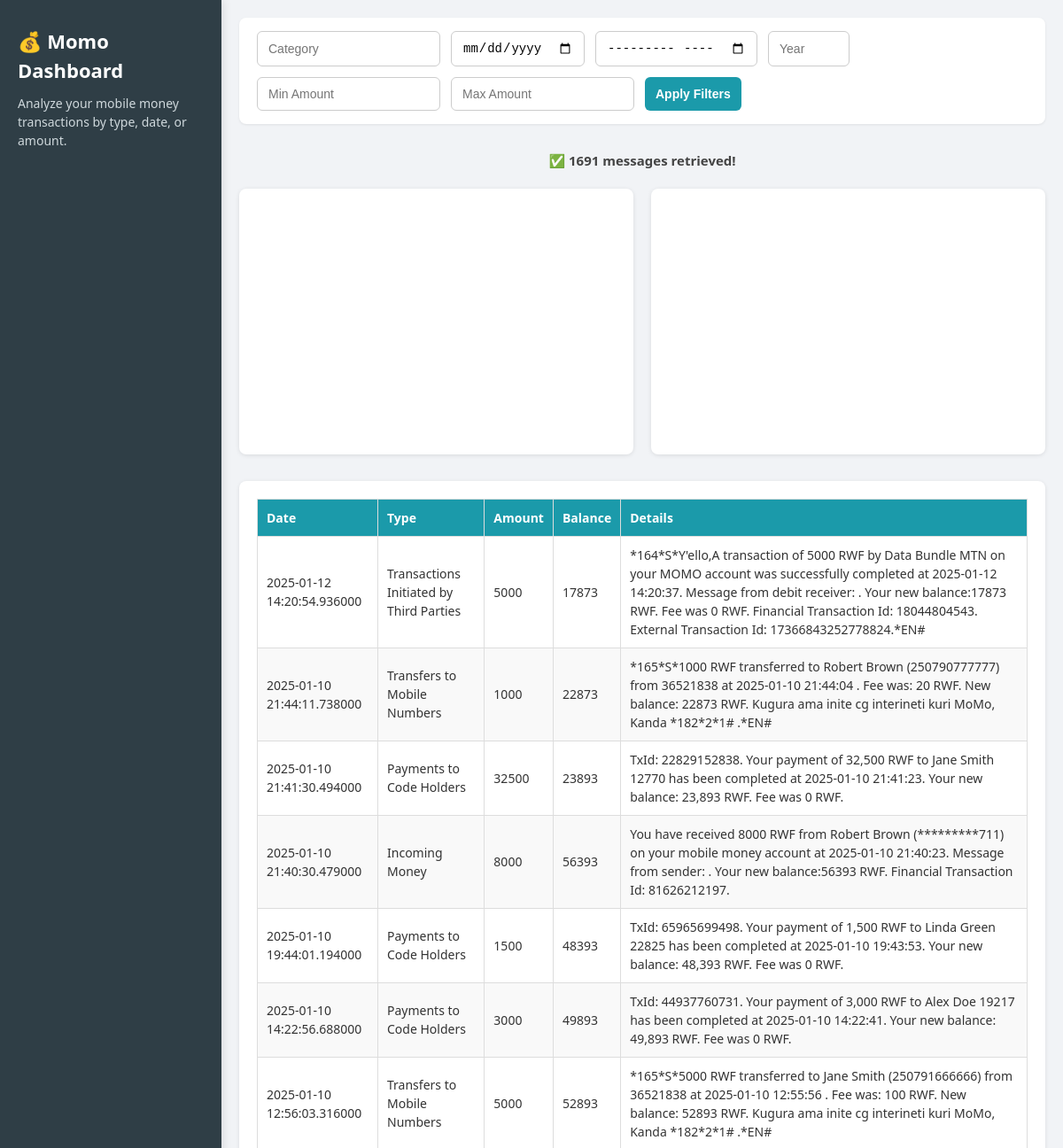
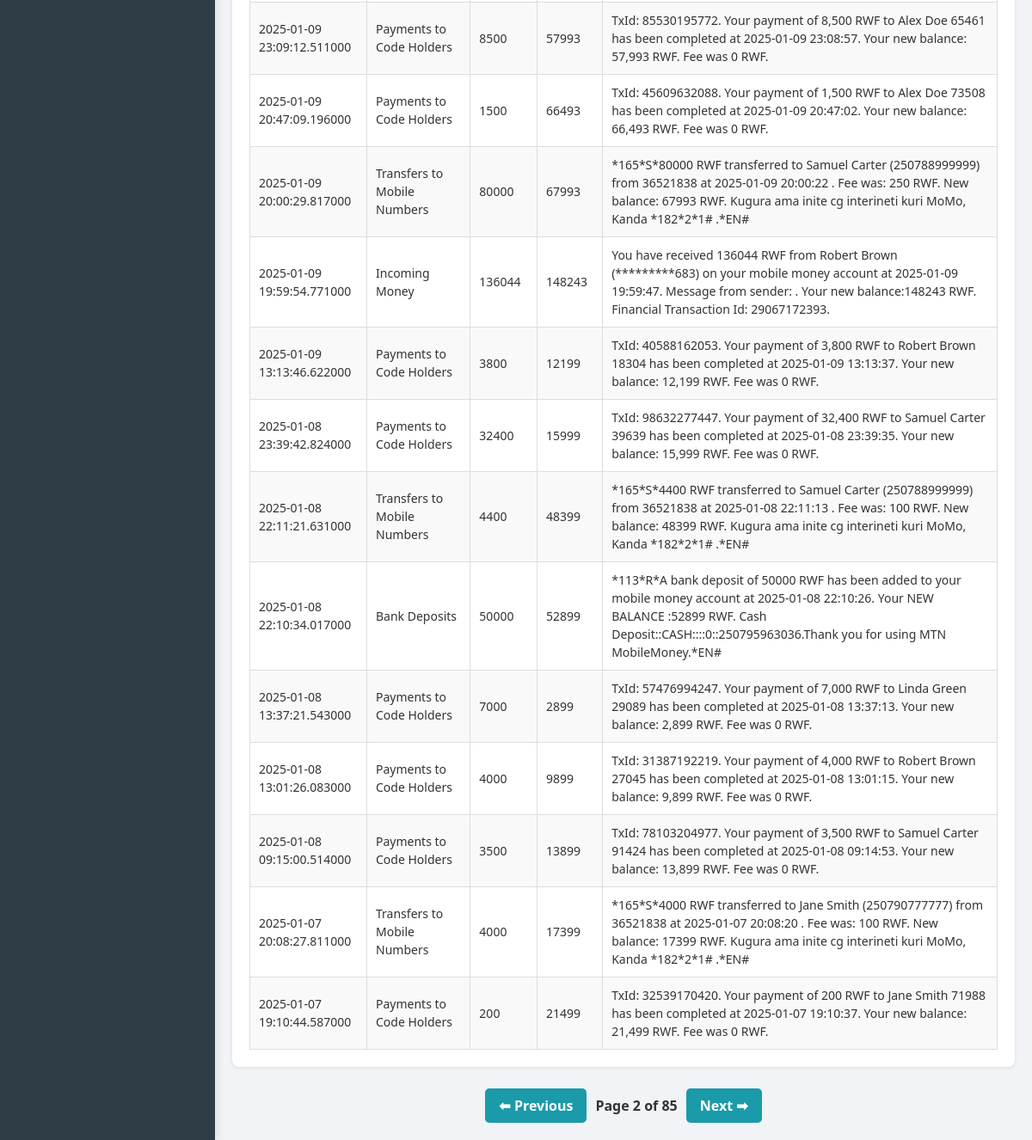
Screenshot of /?page=2 with the database file from the repository (2 pictures, top to bottom).
### tables this page shows
CREATE TABLE messages (
        id INTEGER PRIMARY KEY AUTOINCREMENT,
        date TEXT,
        readable_date TEXT,
        address TEXT,
        body TEXT,
        amount INTEGER,
        balance INTEGER,
        contact_name TEXT,
        category_id INTEGER,
        FOREIGN KEY (category_id) REFERENCES categories (id)
    );

CREATE TABLE categories (
        id INTEGER PRIMARY KEY AUTOINCREMENT,
        category TEXT UNIQUE NOT NULL
    );

### app.py (the view)
@app.route('/')
def index():
    conn = sqlite3.connect("transactions.db")
    c = conn.cursor()
    type_filter = request.args.get('type')
    date_filter = request.args.get('date')
    year_filter = request.args.get('year')
    month_year_filter = request.args.get('month_year')
    min_amt = request.args.get('min_amount')
    max_amt = request.args.get('max_amount')
    page = int(request.args.get('page', 1))
    per_page = 20
    offset = (page - 1) * per_page  # how many items to skip (based on current page).
    base_query = "FROM messages m JOIN categories c ON m.category_id = c.id"
    where_clause = []  # collect SQL filter conditions as strings.
    params = []  # collect the actual values to safely insert into the query (used with ? placeholders to prevent SQL injection).
    if type_filter:
        where_clause.append("c.category = ?")
        params.append(type_filter)
    if date_filter:
        where_clause.append("DATE(m.date) = ?")
        params.append(date_filter)  # Matches a specific date. The DATE() ensures the time portion is removed.
    if month_year_filter:
        where_clause.append("strftime('%Y-%m', m.date) = ?")
        params.append(month_year_filter)  # Matches something like "2025-06"
    if year_filter:
        where_clause.append("strftime('%Y', m.date) = ?")
        params.append(year_filter)
    if min_amt:
        where_clause.append("m.amount >= ?")
        params.append(min_amt)  # Filters messages with amount greater than or equal to min_amt
    if max_amt:
        where_clause.append("m.amount <= ?")
        params.append(max_amt)
    where_sql = " WHERE " + " AND ".join(where_clause) if where_clause else ""
    count_query = f"SELECT COUNT(*) {base_query} {where_sql}"
    c.execute(count_query, params)
    total_messages = c.fetchone()[0]  # fetchone() returns a tuple like (42,), so [0] extracts the number 42.
    total_pages = (total_messages + per_page - 1) // per_page
    query = f'''SELECT m.*, c.category
                {base_query} {where_sql}
                ORDER BY m.date DESC
                LIMIT ? OFFSET ?'''
    paginated_params = params + [per_page, offset]
    c.execute(query, paginated_params)
    messages = c.fetchall()
    chart_query = f'''SELECT c.category, COUNT(*)
                  {base_query} {where_sql}
                  GROUP BY c.category'''
    c.execute(chart_query, params)
    chart_data = c.fetchall()
    conn.close() # Close the connection to the database.
    categories = [r[0] for r in chart_data]  # Recuparate the list of categories.
    counts = [r[1] for r in chart_data]  # Recuparate the list counts of each category.
    selected_category = type_filter or None  # This is used to highlight the selected category in the chart.
    colors = ['#636EFA', '#EF553B', '#00CC96', '#AB63FA', '#FFA15A', '#19D3F3', '#FF6692', '#B6E880']
    highlight_color = '#FFD700'
    pie = go.Figure(data=[go.Pie(
        labels=categories,
        values=counts,
        marker=dict(colors=[
            highlight_color if cat == selected_category else colors[i % len(colors)]
            for i, cat in enumerate(categories)
        ])
    )])
    pie.update_layout(
    title="Transactions by Type",
    height=300,
    margin=dict(t=40, b=20, l=20, r=20)
    )
    bar = go.Figure(data=[go.Bar(
        x=categories,
        y=counts,
        marker=dict(color=[
            highlight_color if cat == selected_category else colors[i % len(colors)]
            for i, cat in enumerate(categories)
        ])
    )])
    bar.update_layout(
    title="Transaction Volume per Category",
    xaxis_title="Category",
    yaxis_title="Count",
    height=300,
    margin=dict(t=40, b=40, l=40, r=20)
    )
    return render_template("index.html",
                           messages=messages,
                           total_messages=total_messages,
                           current_page=page,
                           total_pages=total_pages,
                           pie_chart=pie.to_html(full_html=False, include_plotlyjs=False),
                           bar_chart=bar.to_html(full_html=False, include_plotlyjs=False))

### templates/index.html (shortened to what this page needs)
<!DOCTYPE html>
<html lang="en">
<head>
    <link rel="stylesheet" href="{{ url_for('static', filename='styles.css') }}">
</head>
<body>
    <div class="layout">
        <aside class="sidebar">
            <h1>💰 Momo Dashboard</h1>
            <p>Analyze your mobile money transactions by type, date, or amount.</p>
        </aside>
        <main class="main-content">
            <section class="filter-panel">
                <form method="get" class="filters">
                    <input type="text" name="type" placeholder="Category" value="{{ request.args.get('type', '') }}">
                    <input type="date" name="date" value="{{ request.args.get('date', '') }}">
                    <input type="month" name="month_year" value="{{ request.args.get('month_year', '') }}">
                    <input type="number" name="year" placeholder="Year" min="2000" max="2100" value="{{ request.args.get('year', '') }}">
                    <input type="number" name="min_amount" placeholder="Min Amount" value="{{ request.args.get('min_amount', '') }}">
                    <input type="number" name="max_amount" placeholder="Max Amount" value="{{ request.args.get('max_amount', '') }}">
                    <button type="submit">Apply Filters</button>
                </form>
            </section>
            <section class="summary">
                {% if messages %}
                    <p>✅ {{ total_messages }} message{{ 's' if total_messages != 1 else '' }} retrieved!</p>
                {% else %}
                    <p>⚠️ No messages matched the filters.</p>
                {% endif %}
            </section>
            <section class="charts-grid">
                <div class="chart-card">
                    {{ pie_chart | safe }}
                </div>
                <div class="chart-card">
                    {{ bar_chart | safe }}
                </div>
            </section>
            <section class="table-section">
                <div class="table-wrapper">
                    <table>
                        <thead>
                            <tr>
                                <th>Date</th>
                                <th>Type</th>
                                <th>Amount</th>
                                <th>Balance</th>
                                <th>Details</th>
                            </tr>
                        </thead>
                        <tbody>
                            {% for msg in messages %}
                            <tr>
                                <td>{{ msg[1] }}</td>
                                <td>{{ msg[-1] }}</td>
                                <td>{{ msg[5] }}</td>
                                <td>{{ msg[6] }}</td>
                                <td>{{ msg[4] }}</td>
                            </tr>
                            {% endfor %}
                        </tbody>
                    </table>
                </div>
            </section>
            {% if total_pages > 1 %}
            <div class="pagination">
                {% if current_page > 1 %}
                <a href="{{ url_for('index') }}?{% for k, v in request.args.items() if k != 'page' %}{{ k }}={{ v }}&{% endfor %}page={{ current_page - 1 }}">⬅ Previous</a>
                {% endif %}
                <span>Page {{ current_page }} of {{ total_pages }}</span>
                {% if current_page < total_pages %}
                <a href="{{ url_for('index') }}?{% for k, v in request.args.items() if k != 'page' %}{{ k }}={{ v }}&{% endfor %}page={{ current_page + 1 }}">Next ➡</a>
                {% endif %}
            </div>
            {% endif %}
        </main>
    </div>
</body>
</html>

### static/styles.css (style rules this page uses)
* { box-sizing: border-box; margin: 0; padding: 0; }
body { font-family: 'Segoe UI', Tahoma, Geneva, Verdana, sans-serif; background-color: #f1f3f6; color: #333; line-height: 1.5; }
.layout { display: flex; min-height: 100vh; }
.sidebar { width: 250px; background-color: #2f3e46; color: #fff; padding: 30px 20px; box-shadow: 2px 0 10px rgba(0,0,0,0.1); }
.sidebar h1 { font-size: 22px; margin-bottom: 10px; }
.sidebar p { font-size: 14px; color: #cfd8dc; }
.main-content { flex: 1; display: flex; flex-direction: column; padding: 20px; }
.filter-panel { background-color: #fff; padding: 15px 20px; border-radius: 8px; box-shadow: 0 1px 3px rgba(0,0,0,0.08); margin-bottom: 20px; }
form.filters { display: flex; flex-wrap: wrap; gap: 12px; justify-content: flex-start; }
form input, form button { padding: 10px 12px; border: 1px solid #ccc; border-radius: 6px; font-size: 14px; transition: all 0.3s ease; }
form button { background-color: #1b9aaa; color: #fff; font-weight: 600; cursor: pointer; border: none; }
.summary { font-size: 15px; font-weight: bold; color: #444; margin: 10px 0 20px; text-align: center; }
.charts-grid { display: grid; grid-template-columns: 1fr 1fr; gap: 20px; margin-bottom: 30px; }
.chart-card { background-color: #fff; border-radius: 8px; padding: 10px; box-shadow: 0 1px 5px rgba(0,0,0,0.1); height: 300px; overflow: hidden; }
.chart-card iframe, .chart-card div { width: 100% !important; height: 100% !important; }
.table-section { background-color: #fff; border-radius: 8px; padding: 20px; box-shadow: 0 1px 4px rgba(0,0,0,0.1); }
table { width: 100%; border-collapse: collapse; font-size: 14px; }
thead { background-color: #1b9aaa; color: #fff; }
th, td { border: 1px solid #ddd; padding: 10px; text-align: left; }
tbody tr:nth-child(even) { background-color: #f9f9f9; }
.pagination { display: flex; justify-content: center; align-items: center; gap: 10px; margin-top: 25px; }
.pagination a { padding: 8px 16px; background-color: #1b9aaa; color: white; text-decoration: none; border-radius: 5px; font-weight: 600; transition: background-color 0.2s ease, transform 0.2s ease; }
.pagination span { font-weight: bold; color: #333; }

### rows the page displays
messages: date "2025-01-12 14:20:54.936000", category "Transactions Initiated by Third Parties", amount "5000", balance "17873", body "*164*S*Y'ello,A transaction of 5000 RWF by Data Bundle MTN on your MOMO account was successfully completed at 2025-01-12 14:20:37. Message from debit receiver: . Your new balance:17873 RWF. Fee was 0 RWF. Financial Transaction Id: 18044804543. External Transaction Id: 17366843252778824.*EN#"
messages: date "2025-01-10 21:44:11.738000", category "Transfers to Mobile Numbers", amount "1000", balance "22873", body "*165*S*1000 RWF transferred to Robert Brown (250790777777) from 36521838 at 2025-01-10 21:44:04 . Fee was: 20 RWF. New balance: 22873 RWF. Kugura ama inite cg interineti kuri MoMo, Kanda *182*2*1# .*EN#"
messages: date "2025-01-10 21:41:30.494000", category "Payments to Code Holders", amount "32500", balance "23893", body "TxId: 22829152838. Your payment of 32,500 RWF to Jane Smith 12770 has been completed at 2025-01-10 21:41:23. Your new balance: 23,893 RWF. Fee was 0 RWF."
messages: date "2025-01-10 21:40:30.479000", category "Incoming Money", amount "8000", balance "56393", body "You have received 8000 RWF from Robert Brown (*********711) on your mobile money account at 2025-01-10 21:40:23. Message from sender: . Your new balance:56393 RWF. Financial Transaction Id: 81626212197."
messages: date "2025-01-10 19:44:01.194000", category "Payments to Code Holders", amount "1500", balance "48393", body "TxId: 65965699498. Your payment of 1,500 RWF to Linda Green 22825 has been completed at 2025-01-10 19:43:53. Your new balance: 48,393 RWF. Fee was 0 RWF."
messages: date "2025-01-10 14:22:56.688000", category "Payments to Code Holders", amount "3000", balance "49893", body "TxId: 44937760731. Your payment of 3,000 RWF to Alex Doe 19217 has been completed at 2025-01-10 14:22:41. Your new balance: 49,893 RWF. Fee was 0 RWF."
messages: date "2025-01-10 12:56:03.316000", category "Transfers to Mobile Numbers", amount "5000", balance "52893", body "*165*S*5000 RWF transferred to Jane Smith (250791666666) from 36521838 at 2025-01-10 12:55:56 . Fee was: 100 RWF. New balance: 52893 RWF. Kugura ama inite cg interineti kuri MoMo, Kanda *182*2*1# .*EN#"
messages: date "2025-01-09 23:09:12.511000", category "Payments to Code Holders", amount "8500", balance "57993", body "TxId: 85530195772. Your payment of 8,500 RWF to Alex Doe 65461 has been completed at 2025-01-09 23:08:57. Your new balance: 57,993 RWF. Fee was 0 RWF."
messages: date "2025-01-09 20:47:09.196000", category "Payments to Code Holders", amount "1500", balance "66493", body "TxId: 45609632088. Your payment of 1,500 RWF to Alex Doe 73508 has been completed at 2025-01-09 20:47:02. Your new balance: 66,493 RWF. Fee was 0 RWF."
messages: date "2025-01-09 20:00:29.817000", category "Transfers to Mobile Numbers", amount "80000", balance "67993", body "*165*S*80000 RWF transferred to Samuel Carter (250788999999) from 36521838 at 2025-01-09 20:00:22 . Fee was: 250 RWF. New balance: 67993 RWF. Kugura ama inite cg interineti kuri MoMo, Kanda *182*2*1# .*EN#"
messages: date "2025-01-09 19:59:54.771000", category "Incoming Money", amount "136044", balance "148243", body "You have received 136044 RWF from Robert Brown (*********683) on your mobile money account at 2025-01-09 19:59:47. Message from sender: . Your new balance:148243 RWF. Financial Transaction Id: 29067172393."
messages: date "2025-01-09 13:13:46.622000", category "Payments to Code Holders", amount "3800", balance "12199", body "TxId: 40588162053. Your payment of 3,800 RWF to Robert Brown 18304 has been completed at 2025-01-09 13:13:37. Your new balance: 12,199 RWF. Fee was 0 RWF."
messages: date "2025-01-08 23:39:42.824000", category "Payments to Code Holders", amount "32400", balance "15999", body "TxId: 98632277447. Your payment of 32,400 RWF to Samuel Carter 39639 has been completed at 2025-01-08 23:39:35. Your new balance: 15,999 RWF. Fee was 0 RWF."
messages: date "2025-01-08 22:11:21.631000", category "Transfers to Mobile Numbers", amount "4400", balance "48399", body "*165*S*4400 RWF transferred to Samuel Carter (250788999999) from 36521838 at 2025-01-08 22:11:13 . Fee was: 100 RWF. New balance: 48399 RWF. Kugura ama inite cg interineti kuri MoMo, Kanda *182*2*1# .*EN#"
messages: date "2025-01-08 22:10:34.017000", category "Bank Deposits", amount "50000", balance "52899", body "*113*R*A bank deposit of 50000 RWF has been added to your mobile money account at 2025-01-08 22:10:26. Your NEW BALANCE :52899 RWF. Cash Deposit::CASH::::0::250795963036.Thank you for using MTN MobileMoney.*EN#"
messages: date "2025-01-08 13:37:21.543000", category "Payments to Code Holders", amount "7000", balance "2899", body "TxId: 57476994247. Your payment of 7,000 RWF to Linda Green 29089 has been completed at 2025-01-08 13:37:13. Your new balance: 2,899 RWF. Fee was 0 RWF."
messages: date "2025-01-08 13:01:26.083000", category "Payments to Code Holders", amount "4000", balance "9899", body "TxId: 31387192219. Your payment of 4,000 RWF to Robert Brown 27045 has been completed at 2025-01-08 13:01:15. Your new balance: 9,899 RWF. Fee was 0 RWF."
messages: date "2025-01-08 09:15:00.514000", category "Payments to Code Holders", amount "3500", balance "13899", body "TxId: 78103204977. Your payment of 3,500 RWF to Samuel Carter 91424 has been completed at 2025-01-08 09:14:53. Your new balance: 13,899 RWF. Fee was 0 RWF."
messages: date "2025-01-07 20:08:27.811000", category "Transfers to Mobile Numbers", amount "4000", balance "17399", body "*165*S*4000 RWF transferred to Jane Smith (250790777777) from 36521838 at 2025-01-07 20:08:20 . Fee was: 100 RWF. New balance: 17399 RWF. Kugura ama inite cg interineti kuri MoMo, Kanda *182*2*1# .*EN#"
messages: date "2025-01-07 19:10:44.587000", category "Payments to Code Holders", amount "200", balance "21499", body "TxId: 32539170420. Your payment of 200 RWF to Jane Smith 71988 has been completed at 2025-01-07 19:10:37. Your new balance: 21,499 RWF. Fee was 0 RWF."

### other values shown
{{ total_messages }} "1691"
{{ 's' if total_messages != 1 else '' }} "s"
{{ current_page }} "2"
{{ total_pages }} "85"
